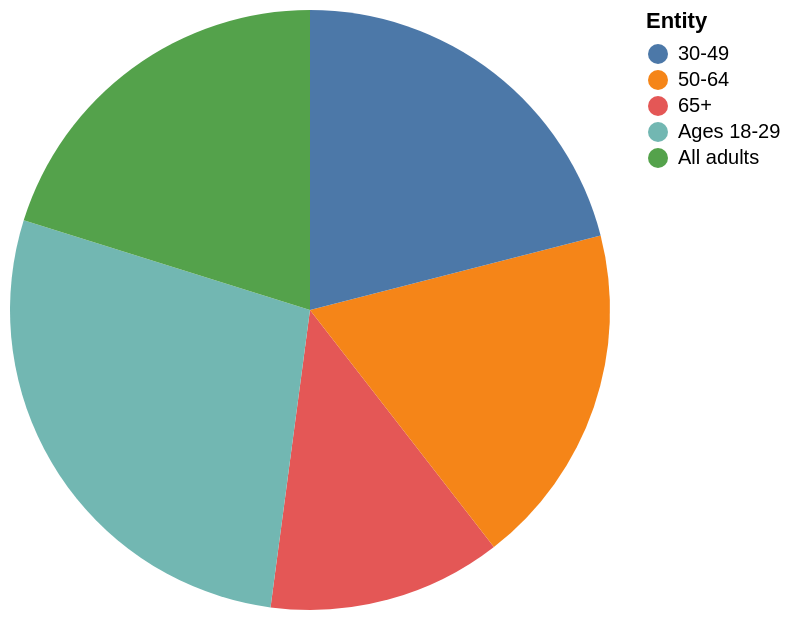

Source (Vega-Lite JSON):
### Vega-Lite specification from a JSON file in a GitHub repository (floating-point values rounded to 4 significant figures)
{"$schema": "https://vega.github.io/schema/vega-lite/v5.json", "description": "Pie chart auto-generated from CSV", "data": {"values": [{"Entity": "65+", "High distress": "15", "Medium distress": "23", "Low distress": "61"}, {"Entity": "50-64", "High distress": "22", "Medium distress": "25", "Low distress": "52"}, {"Entity": "30-49", "High distress": "25", "Medium distress": "26", "Low distress": "47"}, {"Entity": "Ages 18-29", "High distress": "33", "Medium distress": "28", "Low distress": "38"}, {"Entity": "All adults", "High distress": "24", "Medium distress": "26", "Low distress": "49"}]}, "mark": "arc", "encoding": {"theta": {"field": "High distress", "type": "quantitative"}, "color": {"field": "Entity", "type": "nominal"}}}
